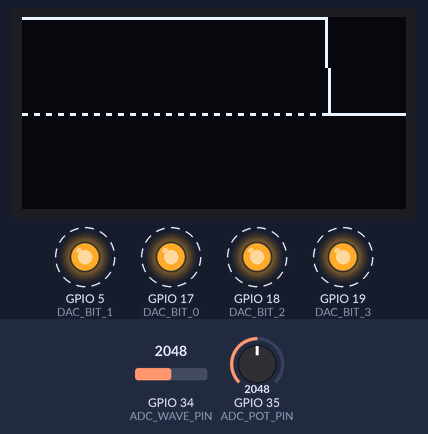
Recording of a sketch running on a simulated ESP32. On the bench: 128×64 one-colour display, output pins drawn as LEDs (lit = HIGH). Dashed ring = blinking. Inputs (shaded band) come from the test bench; at power-on: GPIO 35 (ADC_POT_PIN) = 2048, GPIO 34 (ADC_WAVE_PIN) = 2048.

Above: at 2.7 s.
2.8 s: GPIO 35 (ADC_POT_PIN) set to 1228
At 4.26 s:
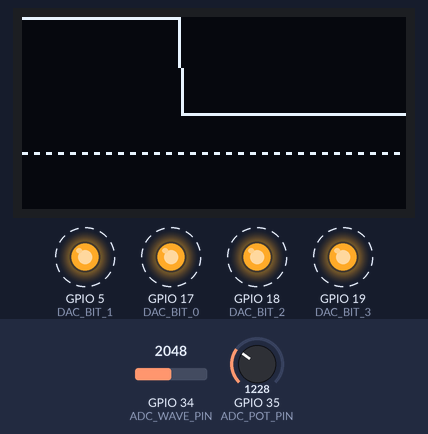
5.6 s: GPIO 35 (ADC_POT_PIN) set to 3603
At 5.78 s:
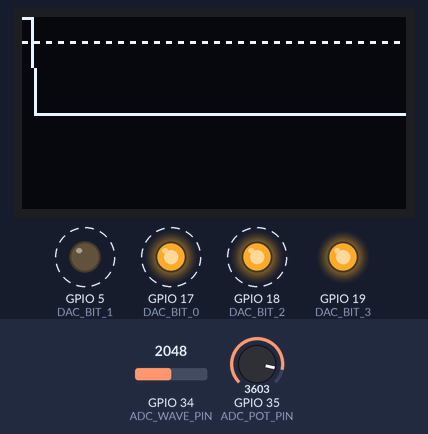
7.6 s: GPIO 34 (ADC_WAVE_PIN) set to 2866
At 9.01 s:
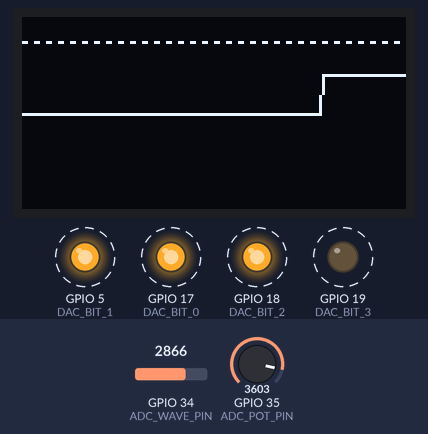
9.4 s: GPIO 34 (ADC_WAVE_PIN) set to 3603
At 9.62 s:
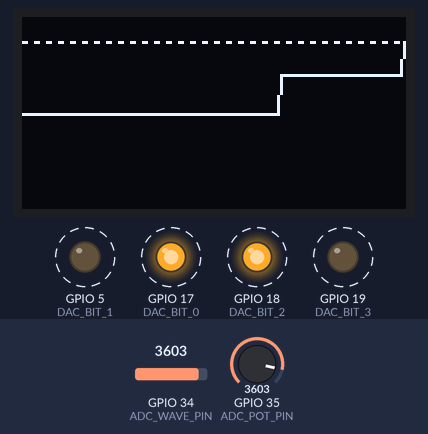
10.9 s: GPIO 34 (ADC_WAVE_PIN) set to 4095
At 11.77 s:
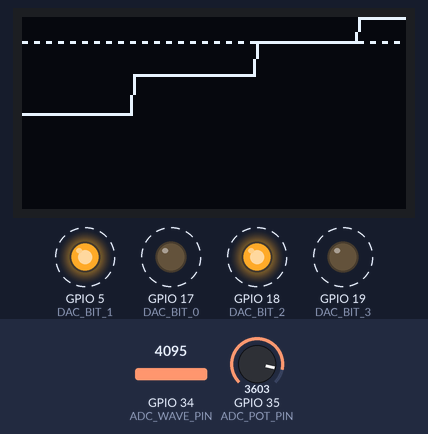
12.5 s: GPIO 35 (ADC_POT_PIN) set to 4095
At 14.21 s:
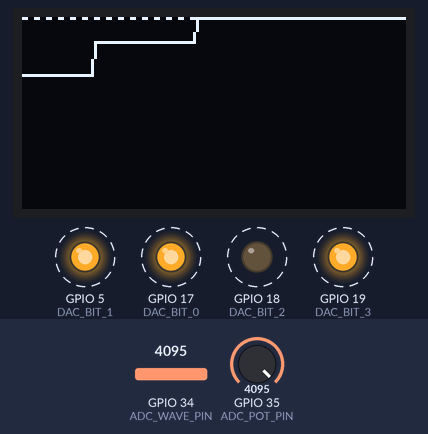
Timing chart, 0 to 15.3 s (numbered marks = the images above; inputs shaded):
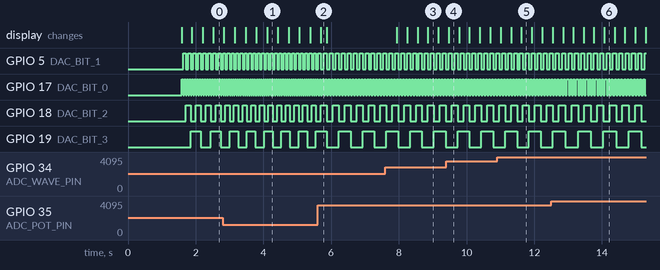

The sketch:

sketch_oct22a.ino
```cpp
#include <U8g2lib.h>
#include <Wire.h>

// --- OLED Display Setup (From your working code) ---
// We will use your exact, confirmed constructor
U8G2_SH1106_128X64_NONAME_F_HW_I2C u8g2(U8G2_R0, U8X8_PIN_NONE);
#define SCREEN_WIDTH 128
#define SCREEN_HEIGHT 64

// --- 4-Bit R-2R DAC & LED Pin Definitions ---
// (MSB) Most Significant Bit
#define DAC_BIT_3 19
// (LSB) Least Significant Bit
#define DAC_BIT_2 18
#define DAC_BIT_1 5
#define DAC_BIT_0 17

// --- Oscilloscope (ADC) Pin Definitions ---
#define ADC_WAVE_PIN 34   // Channel 1: Reads the DAC's analog output
#define ADC_POT_PIN  35   // Channel 2: Reads the Potentiometer

// --- Oscilloscope Buffer ---
int readings[SCREEN_WIDTH];
int currentReadingIndex = 0; // Current position in the buffer

// --- DAC Wave Generator ---
byte dacValue = 0; // A 4-bit value (0-15)

void setup() {
  Serial.begin(115200);

  // Initialize DAC & LED pins as outputs
  pinMode(DAC_BIT_3, OUTPUT);
  pinMode(DAC_BIT_2, OUTPUT);
  pinMode(DAC_BIT_1, OUTPUT);
  pinMode(DAC_BIT_0, OUTPUT);

  // Initialize ADC pins as input
  // (Not strictly necessary for ADC-only pins like 34 & 35)

  // Initialize OLED display (using your working setup)
  Wire.begin(21, 22); // Good practice to specify pins
  u8g2.begin();

  // Show a startup message using U8g2 commands
  u8g2.clearBuffer();
  u8g2.setFont(u8g2_font_ncenB08_tr); // Use the font you tested
  u8g2.drawStr(10, 20, "ESP32 DAC Scope");
  u8g2.drawStr(18, 40, "All systems GO!");
  u8g2.sendBuffer();
  delay(1500);
}

void loop() {
  // 1. READ CONTROLS (Potentiometer)
  // This logic is unchanged
  int potValue = analogRead(ADC_POT_PIN);
  int waveDelay = map(potValue, 0, 4095, 0, 20);
  int potY = 63 - map(potValue, 0, 4095, 0, 63);

  // 2. GENERATE DAC SIGNAL & LIGHT LEDs
  // This logic is unchanged
  digitalWrite(DAC_BIT_3, (dacValue >> 3) & 1);
  digitalWrite(DAC_BIT_2, (dacValue >> 2) & 1);
  digitalWrite(DAC_BIT_1, (dacValue >> 1) & 1);
  digitalWrite(DAC_BIT_0, (dacValue >> 0) & 1);
  dacValue = (dacValue + 1) % 16;

  // 3. READ FOR OSCILLOSCOPE (Channel 1)
  // This logic is unchanged
  int adcWaveValue = analogRead(ADC_WAVE_PIN);
  int waveY = 63 - map(adcWaveValue, 0, 4095, 0, 63);
  readings[currentReadingIndex] = waveY;
  currentReadingIndex = (currentReadingIndex + 1) % SCREEN_WIDTH;

  // 4. DRAW TO OLED
  // This function call is unchanged
  drawWaveform(potY);

  // 5. APPLY FREQUENCY DELAY
  // This logic is unchanged
  delay(1 + waveDelay);
}

/**
 * @brief Clears the display and draws both waveforms using U8g2
 * @param potLevel The Y-coordinate (0-63) for the Potentiometer line.
 */
void drawWaveform(int potLevel) {
  // U8g2 uses a buffer. You clear it, draw everything, then send it.
  u8g2.clearBuffer();

  // --- Draw Channel 1 (The DAC Wave) ---
  for (int x = 0; x < SCREEN_WIDTH - 1; x++) {
    int readIdx = (currentReadingIndex + x) % SCREEN_WIDTH;
    int nextReadIdx = (currentReadingIndex + x + 1) % SCREEN_WIDTH;

    // u8g2.drawLine has the same syntax: (x1, y1, x2, y2)
    u8g2.drawLine(
      x,
      readings[readIdx],
      x + 1,
      readings[nextReadIdx]
    );
  }

  // --- Draw Channel 2 (The Pot Level) ---
  // Use u8g2.drawHLine: (x, y, width)
  for (int x = 0; x < SCREEN_WIDTH; x += 4) {
    u8g2.drawHLine(x, potLevel, 2);
  }

  // Send the completed buffer to the display
  u8g2.sendBuffer();
}
```

Measured:
- after the input at 5.6 s, GPIO 5 (DAC_BIT_1): alternates HIGH for 0.09 s and LOW for 0.09 s, starting after 0.19 s; GPIO 17 (DAC_BIT_0): alternates HIGH for 0.04 s and LOW for 0.04 s, starting after 0.14 s
- after the input at 7.6 s, the display: first changes after 0.34 s (image 3 shows a later state)
- by itself, GPIO 5 (DAC_BIT_1): alternates HIGH for 0.06 s and LOW for 0.06 s
- by itself, GPIO 17 (DAC_BIT_0): alternates HIGH for 0.03 s and LOW for 0.03 s
- by itself, GPIO 18 (DAC_BIT_2): alternates HIGH for 0.13 s and LOW for 0.13 s
- by itself, GPIO 19 (DAC_BIT_3): alternates HIGH for 0.25 s and LOW for 0.25 s
